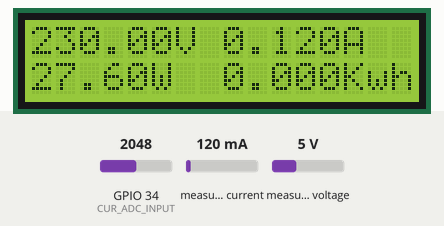
A sketch run on a simulated ESP32. Shown: 16×2 character LCD. The inputs (shaded band) are chosen by the test bench; at power-on: measured current 120 mA, measured voltage 5 V, GPIO 34 (CUR_ADC_INPUT) = 2048 (analog values on the 0–4095 scale). EEPROM starts erased; what the sketch prints to the serial monitor is not drawn.

Above: at 5.3 s.
5.4 s: measured current set to 40 mA
At 9.9 s:
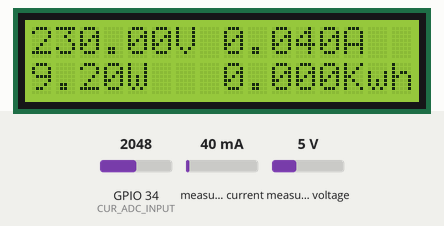
10.2 s: measured voltage set to 0.3 V
At 13.1 s:
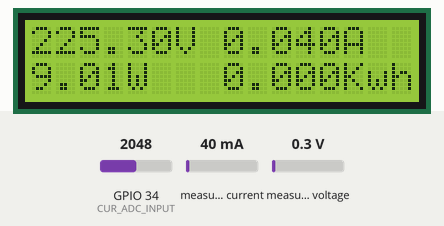
14.2 s: measured current set to 500 mA
At 17.4 s:
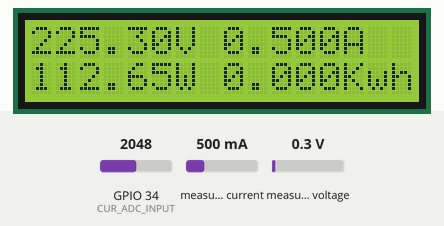
18.2 s: measured voltage set to 3.8 V
At 21.6 s:
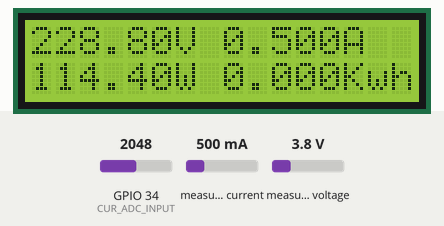
22.2 s: measured current set to 1000 mA
At 25.9 s:
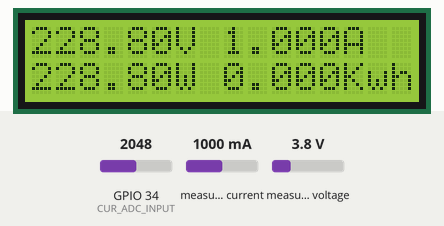
30.2 s: measured voltage set to 7.5 V
At 33.2 s:
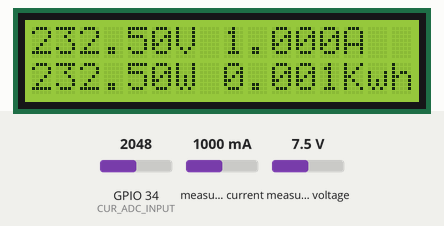
Timing chart, 0 to 34.7 s (numbered marks = the images above; inputs shaded):
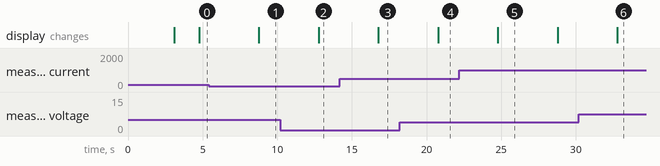

The sketch:

Smart_Electric_Meter_V1_0.ino
```cpp
/*********
  BJTM Technologies
  23-02-2023
*********/

#include <Arduino.h>
#include <LiquidCrystal_I2C.h>
#include "EmonLib.h"
#include <EEPROM.h>
#include <WiFi.h>
#include <WiFiClient.h>
#include <BlynkSimpleEsp32.h>
#include <driver/adc.h>


BlynkTimer timer;

#define EEPROM_SIZE 1

EnergyMonitor emon;
#define CUR_ADC_INPUT 34
#define VOL_ADC_INPUT 35
// #define emonTxV3 1
// #define ESP32
// Force EmonLib to use 10bit ADC resolution
#define ADC_BITS 12
#define ADC_COUNTS (1 << ADC_BITS)

// #define vCalibration 66.2
#define vCalibration 260
// #define currCalibration 0.80
#define currCalibration 0.075
// #define currCalibration 10
// set the LCD number of columns and rows
int lcdColumns = 16;
int lcdRows = 2;

float kWh = 0;
unsigned long lastmillis = millis();

// set LCD address, number of columns and rows
// if you don't know your display address, run an I2C scanner sketch
LiquidCrystal_I2C lcd(0x27, lcdColumns, lcdRows);

void myTimerEvent() {
  emon.calcVI(20, 2000);
  kWh = kWh + emon.apparentPower * (millis() - lastmillis) / 3600000000.0;
  yield();
  Serial.print("Vrms: ");
  Serial.print(emon.Vrms, 2);
  Serial.print("V");
  EEPROM.write(0, emon.Vrms);
  delay(100);

  Serial.print("\tIrms: ");
  Serial.print(emon.Irms, 4);
  Serial.print("A");
  EEPROM.write(1, emon.Irms);

  Serial.print("\tIrms Cal: ");
  Serial.print(emon.calcIrms(1480), 4);
  Serial.print("A");

  Serial.print("\tAnalogRead: ");
  Serial.print(analogRead(34));
  Serial.print(" Digits");

  Serial.print("\tAnalogRead: ");
  Serial.print(((analogRead(34) * 5.0) / 4096));
  Serial.print(" Digits");
  delay(100);

  Serial.print("\tPower: ");
  Serial.print(emon.apparentPower, 4);
  Serial.print("W");
  EEPROM.write(2, emon.apparentPower);
  delay(100);

  Serial.print("\tkWh: ");
  Serial.print(kWh, 5);
  Serial.println("kWh");
  EEPROM.write(3, kWh);

  lcd.clear();

  lcd.setCursor(0, 0);
  // lcd.print("Vrms:");
  if (emon.Vrms > 50) {
    lcd.print(emon.Vrms, 2);
    lcd.print("V");
  } else {

    lcd.print("0.00");
    lcd.print("V");
  }
  lcd.setCursor(8, 0);
  // lcd.print("Irms:");
  lcd.print(emon.Irms, 3);
  lcd.print("A");
  lcd.setCursor(0, 1);
  // lcd.print("Power:");
  lcd.print(emon.apparentPower, 2);
  lcd.print("W");
  lcd.setCursor(8, 1);
  // lcd.print("kWh:");
  lcd.print(kWh, 3);
  lcd.print("Kwh");

  lastmillis = millis();
}

void setup() {
   //Setup the ADC
  adc1_config_channel_atten(ADC1_CHANNEL_6, ADC_ATTEN_DB_11);
  adc1_config_channel_atten(ADC1_CHANNEL_7, ADC_ATTEN_DB_11);
  // analogSetPinAttenuation(CUR_ADC_INPUT, ADC_11db);
  // analogSetPinAttenuation(VOL_ADC_INPUT, ADC_11db);
  analogReadResolution(ADC_BITS);
  pinMode(CUR_ADC_INPUT, INPUT);
  pinMode(VOL_ADC_INPUT, INPUT);

  Serial.begin(115200);
  // initialize LCD
  lcd.init();
  // turn on LCD backlight
  lcd.backlight();

  // eepromState();
  EEPROM.begin(EEPROM_SIZE);
  emon.voltage(35, vCalibration, 0.8);  // Voltage: input pin, calibration, phase_shift
  emon.current(34, currCalibration);    // Current: input pin, calibration.

  timer.setInterval(4000L, myTimerEvent);

  lcd.setCursor(3, 0);
  lcd.print("IoT Energy");
  lcd.setCursor(5, 1);
  lcd.print("Meter");
  delay(3000);
  lcd.clear();
}

void loop() {
  timer.run();
  // myTimerEvent();
  // delay(5000);
}
```

Measured:
- after the input at 5.4 s, the display: changes after 3.4 s (image 1)
- after the input at 10.2 s, the display: changes after 2.6 s (image 2)
- after the input at 14.2 s, the display: changes after 2.6 s (image 3)
- after the input at 18.2 s, the display: changes after 2.6 s (image 4)
- after the input at 22.2 s, the display: changes after 2.6 s (image 5)
- after the input at 30.2 s, the display: changes after 2.6 s (image 6)
- what the display in image 5 shows lasts 4.0 s, from 24.8 s to 28.8 s
